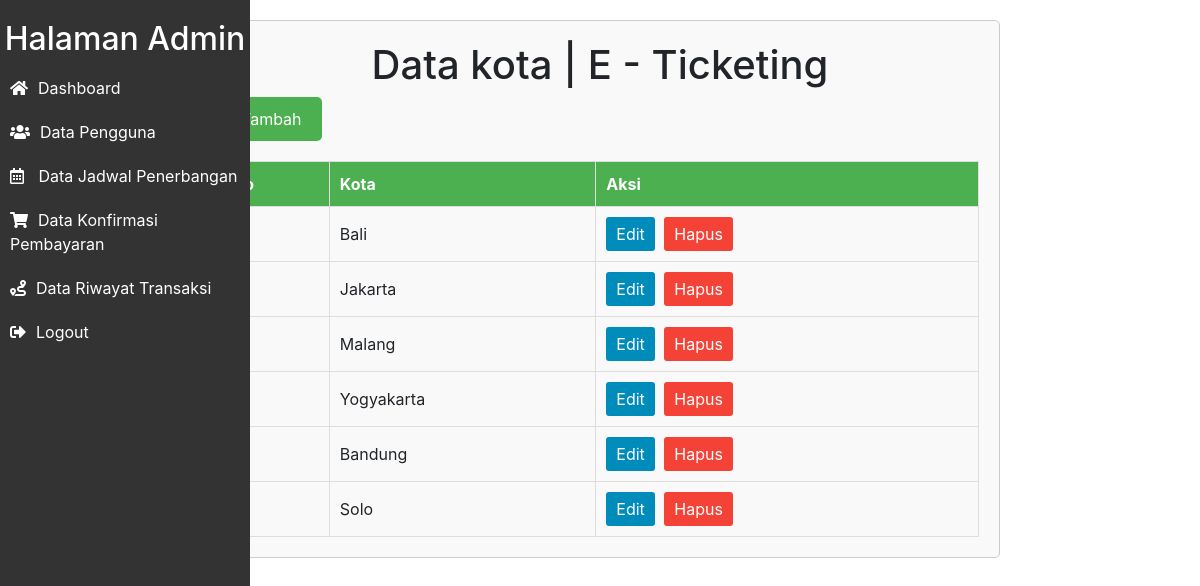
The page /admin/kota/index.php (signed in) on the database its author committed.
### tables this page shows
CREATE TABLE `kota` (
  `id_kota` int NOT NULL,
  `nama_kota` varchar(255) NOT NULL
);

### admin/kota/functions.php (called while the page is built, shortened)
<?php
require '../../koneksi.php';
function query($query){
    global $conn;
    $rows = [];
    $result = mysqli_query($conn, $query);
    while($row = mysqli_fetch_assoc($result)){
        $rows[] = $row;
    }
    return $rows;
}
?>

### admin/kota/index.php (the view, shortened to what this page needs)
<!DOCTYPE html>
<html lang="en">
<head>
    <link rel="stylesheet" href="https://cdnjs.cloudflare.com/ajax/libs/remixicon/3.5.0/remixicon.css">
</head>
</html>
<?php
require 'functions.php';
$kota = query("SELECT * FROM kota");
?>
<?php require '../../layouts/sidebar_admin.php'; ?>
<div class="main">
    <h1>Data kota | E - Ticketing</h1>
    <a href="tambah_kota.php" class="tambah">Tambah</a>
    <table border="1" cellpadding="10" cellspacing="0">
        <tr>
            <th>No</th>
            <th>Kota</th>
            <th>Aksi</th>
        </tr>
        <?php $no = 1; ?>
        <?php foreach($kota as $data) : ?>
            <tr>
                <td><?= $no; ?></td>
                <td><?= $data["nama_kota"]; ?></td>
                <td>
                    <a href="edit.php?id=<?= $data["id_kota"]; ?>" class="edit"><i class="ri-ball-pen-line"></i>Edit</a>
                    <a href="hapus.php?id=<?= $data["id_kota"]; ?>" onClick="return confirm('Apakah anda yakin ingin menghapus data ini?')" class="hapus"><i class="ri-delete-bin-6-line"></i>Hapus</a>
                </td>
            </tr>
        <?php $no++; ?>
        <?php endforeach; ?>
    </table>
</div>

### assets/style/admin.css (style rules this page uses)
body { margin: 0; padding: 0; font-family: Arial, sans-serif; }

### admin/kota/index.php (style rules this page uses)
.main { max-width: 800px; margin: 20px auto; padding: 20px; border: 1px solid #ccc; border-radius: 5px; background-color: #f9f9f9; }
h1 { text-align: center; margin-bottom: 20px; }
.tambah { display: inline-block; padding: 10px 20px; background-color: #4CAF50; color: white; text-decoration: none; border-radius: 5px; margin-bottom: 20px; }
table { width: 100%; border-collapse: collapse; }
table th, table td { border: 1px solid #ddd; padding: 10px; }
table th { background-color: #4CAF50; color: white; }
.edit, .hapus { display: inline-block; padding: 5px 10px; text-decoration: none; background-color: #008CBA; color: white; border-radius: 3px; margin-right: 5px; float: center; }
.hapus { background-color: #f44336; }

### rows shown on the page
kota: nama_kota "Bali"
kota: nama_kota "Jakarta"
kota: nama_kota "Malang"
kota: nama_kota "Yogyakarta"
kota: nama_kota "Bandung"
kota: nama_kota "Solo"
